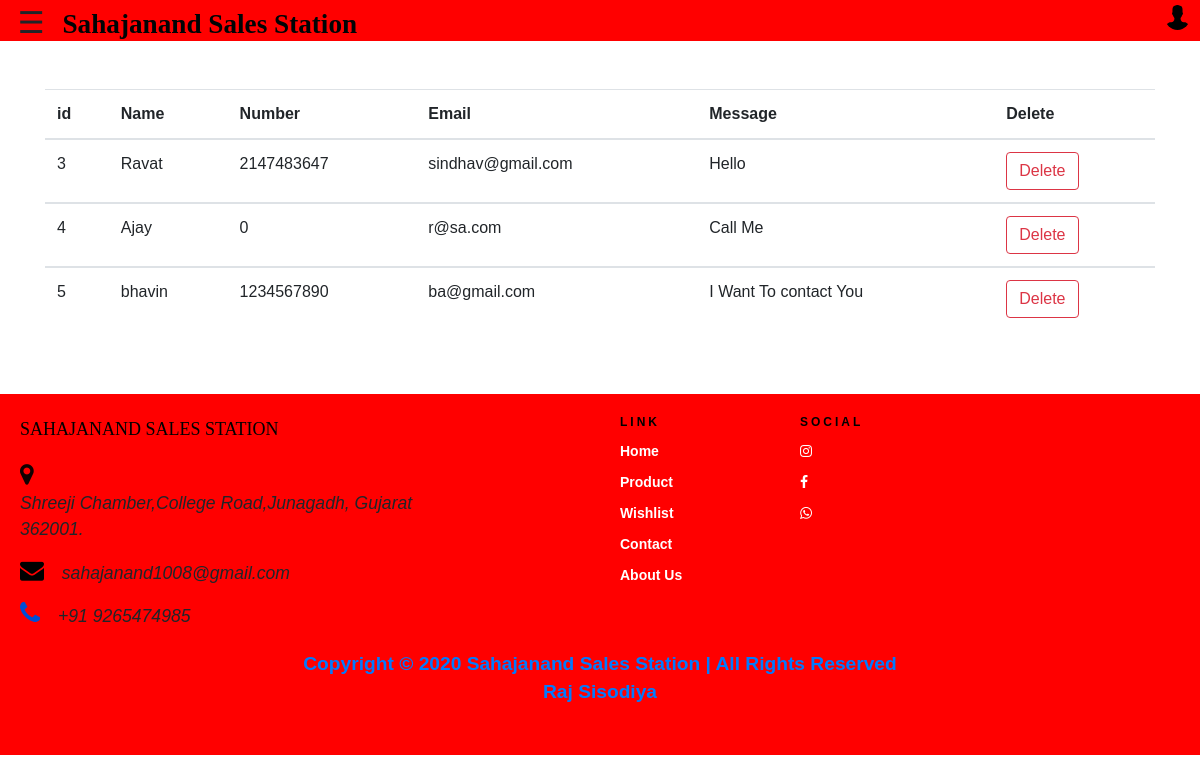
Screenshot of /Nilkanth/page/contact.php (signed in) with the database file from the repository.
### tables this page shows
CREATE TABLE `contact` (
  `id` int(11) NOT NULL,
  `message` varchar(1000) NOT NULL,
  `name` varchar(100) NOT NULL,
  `number` int(10) NOT NULL,
  `email` varchar(50) NOT NULL
);

### Nilkanth/page/contact.php (the view, shortened to what this page needs)
<?php
if(isset($_SESSION['admin']))
{    ?>
<!DOCTYPE html>
<html>
<head>
<link rel="stylesheet" href="https://maxcdn.bootstrapcdn.com/bootstrap/4.3.1/css/bootstrap.min.css">
</head>
<body >
    <?php include"header.php"; ?>
    <br><br>
        <div class="container">
                    <div class="table-responsive">
                        <table class="table table-hover">
                            <thead>
                            <tr>
                                <th>id</th>
                                <th>Name</th>
                                <th>Number</th>
                                <th>Email</th>
                                <th>Message</th>
                                <th>Delete</th>
                            </tr>
                            </thead>
        <?php
            $con=mysqli_connect("127.0.0.1","root","","Sahajanand");
            $s=mysqli_query($con,"select * from contact");
            while($r=mysqli_fetch_array($s))
                    {
        ?>
                            <tbody>
                            <tr>
                                <td><?php echo $r['id']; ?></td>
                                <td><?php echo $r['name']; ?></td>
                                <td><?php echo $r['number']; ?></td>
                                <td><?php echo $r['email']; ?></td>
                                <td><?php echo $r['message']; ?></td>
                                <td>
                                    <a href="deletecontact.php?cid=<?php echo $r['id'];?>" class="btn btn-outline-danger">Delete</a>
                                </td>
                            </tr>
        <?php } ?>
                        </tbody>
                    </table>
                </div>
            </div>
            <br><br>
            <?php include"footer.php"; ?>
</body>
</html>
<?php
}
else
{
    header("Location:../index.php");
}
?>

### Nilkanth/css/header-menu.css (style rules this page uses)
a { text-decoration: none; }

### Nilkanth/page/header.php (style rules this page uses)
a { text-decoration:none; }

### Nilkanth/page/footer.php (style rules this page uses)
body { margin: 0; padding: 0; font-family: Arial, Helvetica, Sans-serif; }

### rows the page displays
contact: id "3", name "Ravat", number "2147483647", email "sindhav@gmail.com", message "Hello"
contact: id "4", name "Ajay", number "0", email "r@sa.com", message "Call Me"
contact: id "5", name "bhavin", number "1234567890", email "ba@gmail.com", message "I Want To contact You"
